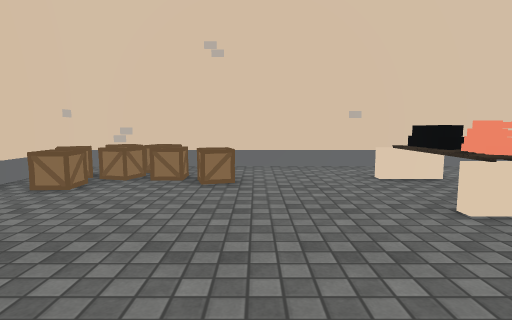
[1] (above)

16 first-person views from a walk through a 3-D level made in the Unity game engine. The camera is 1.2 m above the floor, tilts 6° down and sees 80° across. The floor is counted in squares, 1 m on a side. Each view is taken from the middle of a square. On the plan, view 1 faces up. The plan holds only what a view shows up to about 13 squares ahead; the rest is blank. The place goes on beyond the plan. The player is left out. Some surface patterns are stand-ins.

[2]
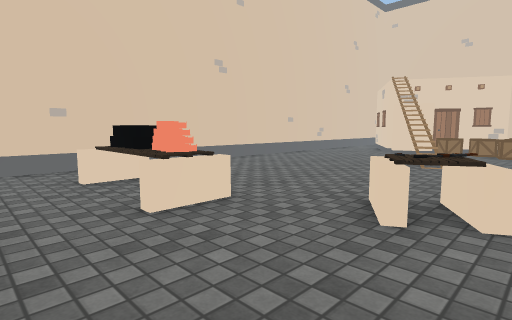

[3]
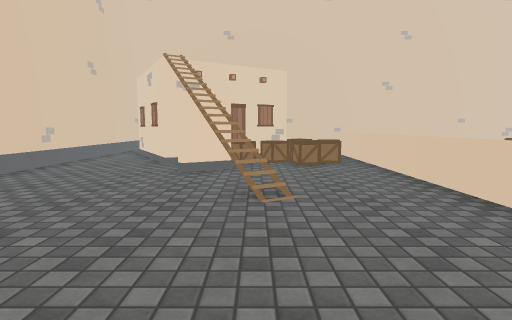

[4]
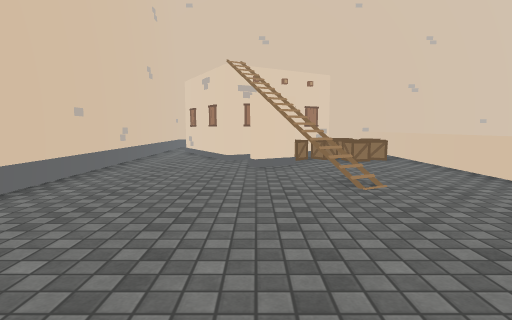

[5]
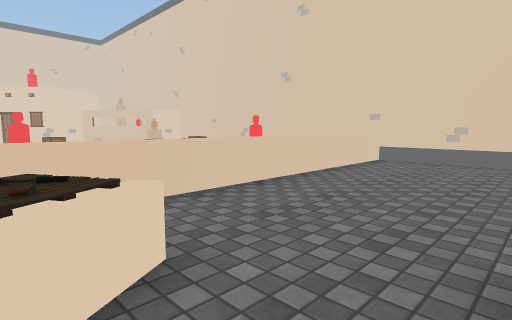

[6]
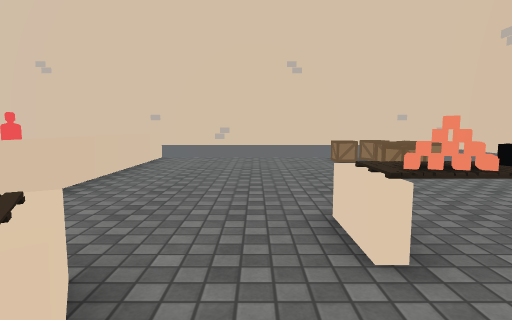

[7]
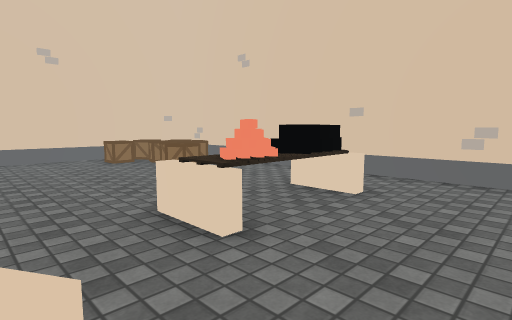

[8]
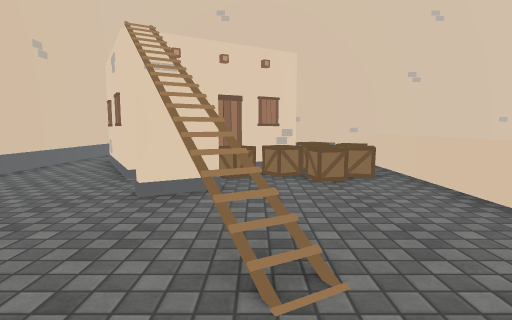

[9]
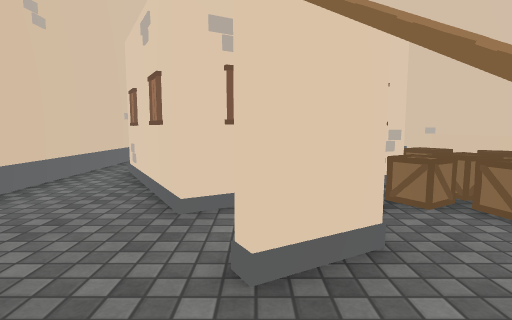

[10]
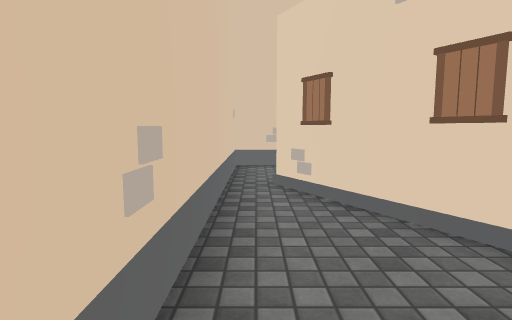

[11]
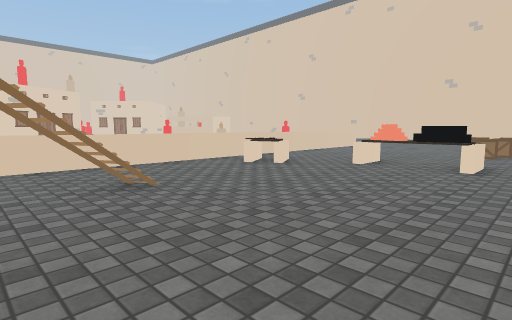

[12]
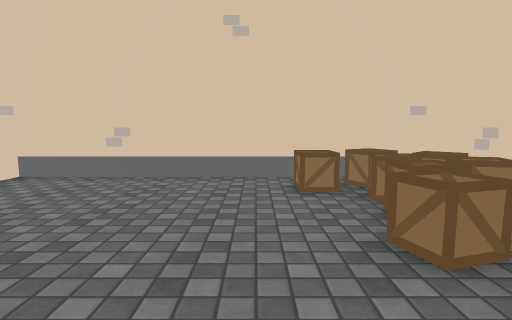

[13]
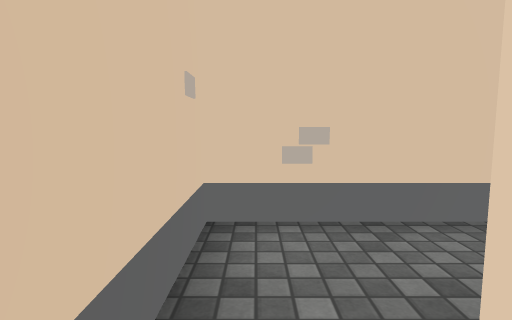

[14]
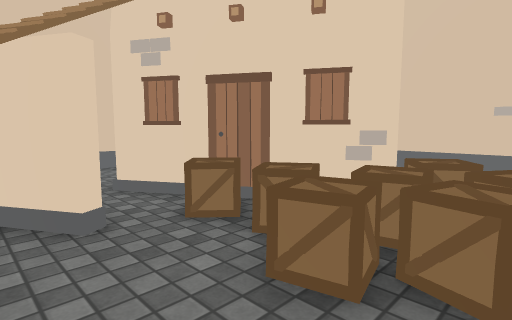

[15]
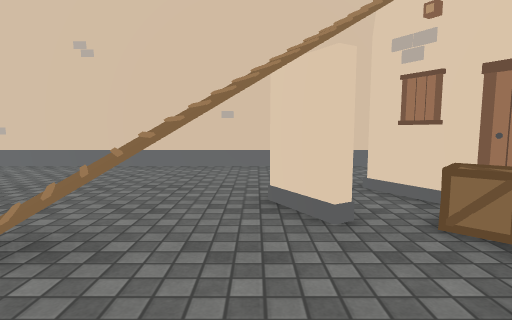

[16]
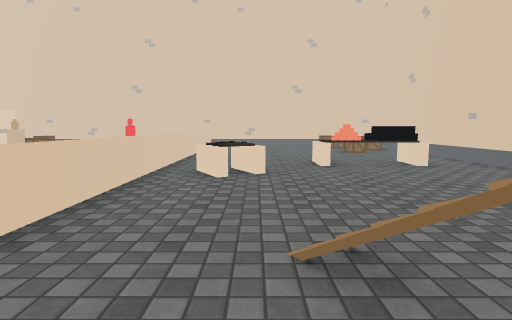

### Floor plan
Key: @ floor where view 1 was taken; # wall or solid block; . floor; = window, fence, low wall or low ledge; B box; T thing the floor can be seen under or through; U building; O other object.
Columns run from 6 left of view 1 to 24 right of it. Each row starts with its distance up from view 1.
 10 ###############################
  9 # BBB.........................O
  8 #BBBB....................UU#..O
  7 #BBBBB...OO............U##  ..#
  6 #.B......OO...........U##    .#
  5 #........OO.........TT ##     #
  4 #........OO........TTTBB#     #
  3 #.................=T..BB##    #
  2 O..........OO.........BBB#    #
  1 O..........OOO........BBBB    #
  0 #.....@...............BBB
 -1 #=============================
 -2 #                             O
 -3 #                             #

Where each view was taken, in squares from view 1:
view 1: 0 up, 0 right, facing up
view 2: 0 up, 1 right, facing up-right
view 3: 3 up, 6 right, facing right
view 4: 5 up, 5 right, facing right
view 5: 4 up, 6 right, facing down-left
view 6: 3 up, 7 right, facing left
view 7: 2 up, 7 right, facing up-left
view 8: 3 up, 9 right, facing right
view 9: 5 up, 12 right, facing right
view 10: 9 up, 14 right, facing right
view 11: 9 up, 14 right, facing down-left
view 12: 5 up, 2 right, facing left
view 13: 9 up, 20 right, facing right
view 14: 0 up, 14 right, facing up-right
view 15: 0 up, 14 right, facing up
view 16: 2 up, 14 right, facing left
